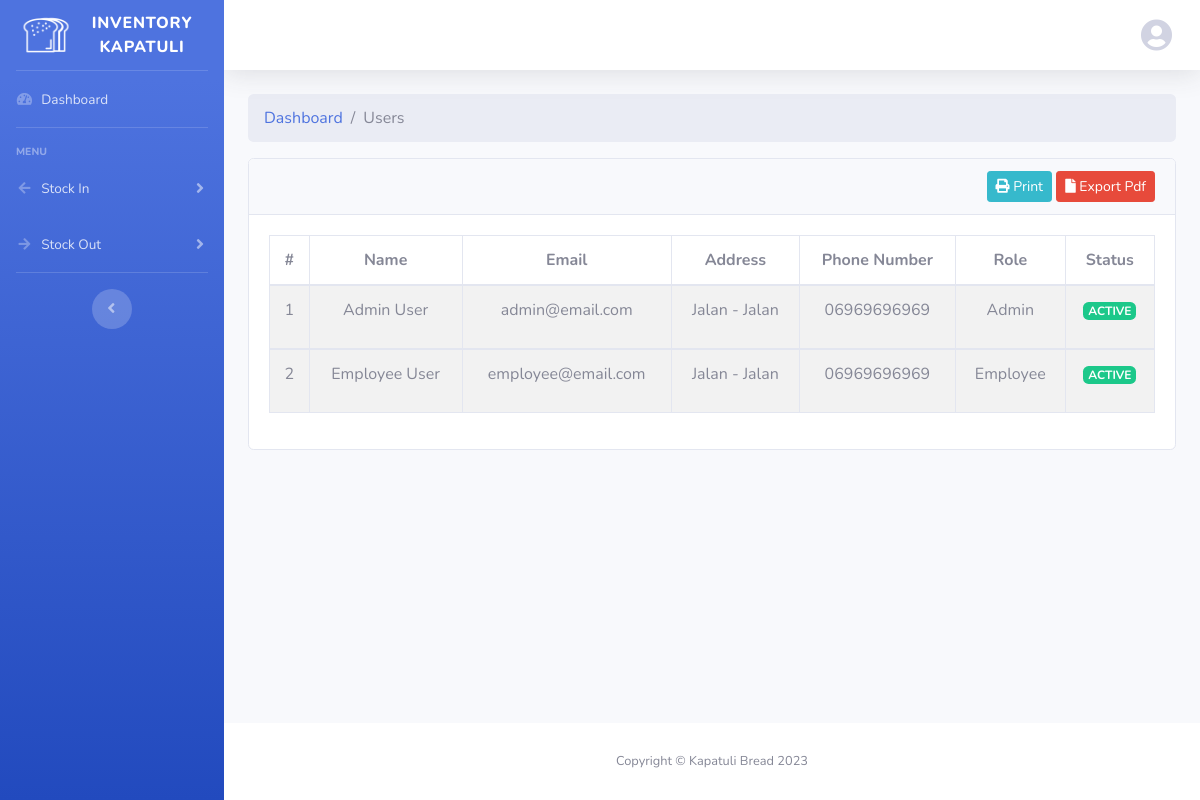
Screenshot of /index.php/users with the database file from the repository.
### tables this page shows
CREATE TABLE `users` (
  `id` int(11) NOT NULL,
  `roles_id` int(11) NOT NULL,
  `name` varchar(200) DEFAULT NULL,
  `email` varchar(200) NOT NULL,
  `password` varchar(200) NOT NULL,
  `address` varchar(200) DEFAULT NULL,
  `phone` varchar(20) DEFAULT NULL,
  `is_active` int(1) NOT NULL DEFAULT 0
);

CREATE TABLE `roles` (
  `id` int(11) NOT NULL,
  `name` varchar(24) DEFAULT NULL
);

### application/libraries/template.php (called while the page is built, shortened)
<?php
class Template {
    protected $CI;
    public function __construct() {
        $this->CI =& get_instance();
    }
    public function load($view, $data = array()) {
        $this->CI->load->view('template/header', $data);
        $this->CI->load->view('template/navbar', $data);
        $this->CI->load->view($view, $data);
        $this->CI->load->view('template/footer');
    }
}

### application/controllers/Users.php (called while the page is built, shortened)
<?php
class Users extends CI_Controller {
    public function index() {
        $data['title'] = 'Users Menu';
        $data['users'] = $this->UsersModel->getUserWhere(['email' => $this->session->userdata('email')])->row_array();
        $data['list_user'] = $this->session->userdata('roles_id') == 1 ? $this->UsersModel->getData('users') : $this->UsersModel->getData('users', [2, 3]);
        $this->template->load('users/index', $data);
    }
}
?>

### index.php (called while the page is built, shortened)
<?php
require_once BASEPATH.'core/CodeIgniter.php';

### application/models/UsersModel.php (called while the page is built, shortened)
<?php
class UsersModel extends CI_Model {
    public function getData($table, $roles_id_array = null)
    {
        $this->db->select('users.*, roles.name AS role_name');
        $this->db->from($table);
        $this->db->join('roles', 'users.roles_id = roles.id');
        if ($roles_id_array != null) {
            $this->db->where_in('roles_id', $roles_id_array);
        }
        $query = $this->db->get();
        if ($query->num_rows() > 0) {
            return $query->result();
        } else {
            return array();
        }
    }
}
?>

### application/views/users/index.php (the view, shortened to what this page needs)
<div class="container-fluid">
    <ol class="breadcrumb">
        <li class="breadcrumb-item"><a href="<?= base_url('dashboard') ?>">Dashboard</a></li>
        <li class="breadcrumb-item active" aria-current="page">Users</li>
    </ol>
    <div class="card">
        <div class="card-header text-right">
            <a href="<?= base_url('users/print') ?>" class="btn btn-info btn-sm"><i class="fa fa-print"></i> Print</a>
            <a href="<?= base_url('users/pdf') ?>" class="btn btn-danger btn-sm"><i class="fa fa-file"></i> Export Pdf</a>
        </div>
        <div class="card-body">
            <table class="table table-bordered table-striped text-center">
                <thead>
                    <tr>
                        <th>#</th>
                        <th>Name</th>
                        <th>Email</th>
                        <th>Address</th>
                        <th>Phone Number</th>
                        <th>Role</th>
                        <th>Status</th>
                    </tr>
                </thead>
                <?php $no = 1;
                foreach ($list_user as $usr) : ?>
                    <tbody>
                        <tr>
                            <td><?= $no++ ?></td>
                            <td><?= $usr->name ?></td>
                            <td><?= $usr->email ?></td>
                            <td><?= $usr->address ?></td>
                            <td><?= $usr->phone ?></td>
                            <td><?= $usr->role_name ?></td>
                            <td>
                                <p class="<?= $usr->is_active == 1 ? 'badge badge-success' : 'badge badge-warning' ?>">
                                    <?= $usr->is_active == 1 ? 'ACTIVE' : 'INACTIVE' ?>
                                </p>
                            </td>
                        </tr>
                    </tbody>
                <?php endforeach ?>
            </table>
        </div>
    </div>
</div>

### rows the page displays
users: name "Admin User", email "admin@email.com", address "Jalan - Jalan", phone "06969696969", roles.name "Admin", is_active "ACTIVE"
users: name "Employee User", email "employee@email.com", address "Jalan - Jalan", phone "06969696969", roles.name "Employee", is_active "ACTIVE"
